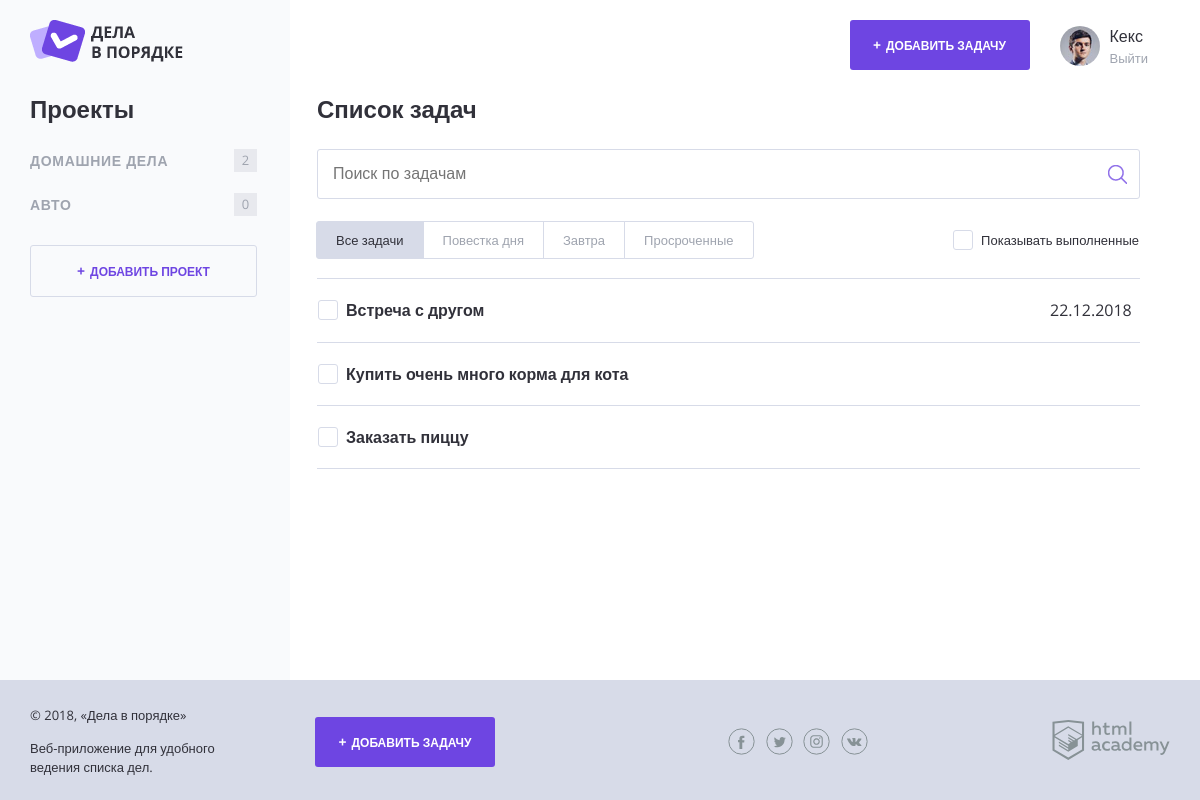
Page /index.php (signed in) on the committed database.
### tables this page shows
CREATE TABLE IF NOT EXISTS `projects` (
  `id` INT AUTO_INCREMENT PRIMARY KEY NOT NULL,
  `title` CHAR(64) NOT NULL,
  `user_id` INT NOT NULL
);

CREATE TABLE IF NOT EXISTS `tasks` (
  `id` INT AUTO_INCREMENT PRIMARY KEY NOT NULL,
  `title` VARCHAR(64) NOT NULL,
  `created` DATETIME NOT NULL,
  `done` DATETIME DEFAULT NULL,
  `status` INT DEFAULT 0,
  `file` VARCHAR(255) DEFAULT NULL,
  `deadline` DATETIME DEFAULT NULL,
  `user_id` INT NOT NULL,
  `project_id` INT

);

### src/functions.php (called while the page is built, shortened)
<?php
function include_template($name, $data) {
    $name = TEMPLATE_PATH . $name . TEMPLATE_EXTENSION;
    extract($data, EXTR_PREFIX_INVALID, 'prefix');
    require_once $name;
    $result = ob_get_clean();
    return $result;
}
function get_count_tasks($array_tasks, $project) {
    $task_count = 0;
    foreach ($array_tasks as $task) {
        ($task['project_id'] === $project) ? $task_count++ : $task_count ;
    }
    return $task_count;
}
function mark_task_important ($task) {
    if ($task['deadline'] === null) {
        return false;
    }
    $current_time = time();
    $deadline = strtotime($task['deadline']);
    $days_until_deadline = floor(($deadline - $current_time) / SECS_IN_DAY);
    return ($days_until_deadline === 0 || (!$task['status'] && $days_until_deadline < 0));
}
function set_date_format($date) {
    $date = date_create($date);
    return date_format($date, 'd.m.Y');
}

### src/db_connect.php (called while the page is built, shortened)
<?php
if (isset($_SESSION['user'])) {
    $user_id = $_SESSION['user']['id'];
}

### src/db_queries.php (called while the page is built, shortened)
<?php
function get_user_project_query($user_id) {
    $sql_projects = "SELECT `id`, `title` FROM projects WHERE `user_id` = $user_id";
    return $sql_projects;
}
function get_user_tasks_query($user_id) {
    $sql_tasks = "SELECT `id`, `title`, `created`, `status`, `file`, `deadline`, `user_id`, `project_id` FROM tasks WHERE `user_id` = $user_id";
    return  $sql_tasks;
}
function set_filter($filter_item) {
    $data["tasks-switch"] = $filter_item;
    $path = pathinfo("index.php", PATHINFO_BASENAME);
    $query = http_build_query($data);
    $url = "/" . $path . "?" . $query;
    return $url;
}

### src/db_data.php (called while the page is built, shortened)
<?php
require_once ('./src/db_utils.php');
$sql_projects = get_user_project_query($user_id);
$projects = db_select($connect, $sql_projects);
$sql_tasks = get_user_tasks_query($user_id);
$tasks = db_select($connect, $sql_tasks);
$active_tasks = $tasks;

### src/db_utils.php (called while the page is built, shortened)
<?php
 function db_select($connect, $query) {
    $result = null;
    if ($connect === false) {
        print('Ошибка подключения к базе данных: ' . mysqli_connect_error());
    }
    else {
        $mysqli = mysqli_query($connect, $query);
        if ($mysqli) {
            $result = mysqli_fetch_all($mysqli, MYSQLI_ASSOC);
        }
        else {
            show_mysql_error($connect);
        }
    }
    return $result;
};

### task-filter.php (called while the page is built, shortened)
<?php
require_once ('./src/db_utils.php');
require_once ('./src/functions.php');
$task_filter = $_GET["tasks-switch"] ?? "";

### task-status.php (called while the page is built, shortened)
<?php
require_once ('./src/functions.php');
$show_complete_tasks = 0;

### templates/index.php (the view, shortened to what this page needs)
<h2 class="content__main-heading">Список задач</h2>
<form class="search-form" action="index.php" method="GET">
    <input class="search-form__input" type="text" name="search" value="" placeholder="Поиск по задачам">
    <input class="search-form__submit" type="submit" name="" value="Искать">
</form>
<div class="tasks-controls">
    <nav class="tasks-switch">
        <a href="<?= set_filter("all"); ?>" class="tasks-switch__item
        <?php if ($task_filter == null || $task_filter === "all"): ?>tasks-switch__item--active<?php endif; ?>">Все задачи</a>
        <a href="<?= set_filter("today"); ?>" class="tasks-switch__item
        <?php if ($task_filter === "today"): ?>tasks-switch__item--active<?php endif; ?>">Повестка дня</a>
        <a href="<?= set_filter("tomorrow"); ?>" class="tasks-switch__item
        <?php if ($task_filter === "tomorrow"): ?>tasks-switch__item--active<?php endif; ?>">Завтра</a>
        <a href="<?= set_filter("delay"); ?>" class="tasks-switch__item
        <?php if ($task_filter === "delay"): ?>tasks-switch__item--active<?php endif; ?>">Просроченные</a>
    </nav>
    <label class="checkbox">
        <span class="checkbox__text">Показывать выполненные</span>
    </label>
</div>
<?php if (!empty($tasks)): ?>
<table class="tasks">
    <?php foreach ($tasks as $item): ?>
    <?php if (($show_complete_tasks && $item['status']) || !$item['status']): ?>
    <tr class="tasks__item task
        <?=$item['status'] ? 'task--completed' : '' ?>
        <?=mark_task_important($item) ? 'task--important' : ''; ?>">
        <td class="task__select">
            <label class="checkbox task__checkbox">
                <span class="checkbox__text"><?=strip_tags($item['title']); ?></span>
            </label>
        </td>
        <td class="task__file">
        </td>
        <td class="task__date">
            <?=$item['deadline'] ? set_date_format($item['deadline']) : '' ?>
        </td>
    </tr>
    <?php endif; ?>
    <?php endforeach; ?>
</table>
<?php elseif (isset($_GET['search'])): ?>
<p>Ничего не найдено по вашему запросу.</p>
<?php endif; ?>

### templates/content-side.php
<section class="content__side">
    <?php if (isset($_SESSION['user'])): ?>
    <h2 class="content__side-heading">Проекты</h2>
    <nav class="main-navigation">
        <ul class="main-navigation__list">
            <?php foreach ($projects as $item): ?>
            <li class="main-navigation__list-item">
                <a class="main-navigation__list-item-link" href="/index.php?id=<?=$item['id'];?>"><?=strip_tags($item['title']);?></a>
                <span class="main-navigation__list-item-count"><?= get_count_tasks($active_tasks, $item['id']) ?></span>
            </li>
            <?php endforeach; ?>
        </ul>
    </nav>
    <a class="button button--transparent button--plus content__side-button"
        href="../add-project.php" target="project_add">Добавить проект</a>
    <?php else: ?>
    <p class="content__side-info">Если у вас уже есть аккаунт, авторизуйтесь на сайте</p>
    <a class="button button--transparent content__side-button" href="../auth.php">Войти</a>
    <?php endif; ?>
</section>

### css/style.css (style rules this page uses)
html, body { height: 100%; }
body { position: relative; min-width: 1180px; font-size: 16px; font-family: "OpenSans", sans-serif; color: #31313a; }
a { text-decoration: none; }
.button { display: inline-block; width: 180px; padding: 17px 0; font-weight: 700; font-size: 12px; text-align: center; color: #ffffff; text-transform: uppercase; text-decoration: none; background-color: #6e45e2; border: 0; border-radius: 3px; }
.button--plus::before { content: "+"; margin-right: 5px; font-size: 14px; }
.button--transparent { color: #6e45e2; border: 1px solid #d7dbe8; }
.button--transparent, .button--transparent:hover, .button--transparent:focus, .button--transparent:active { background-color: transparent; }
.content__side { width: 260px; }
.content__side-heading { margin: 0; margin-bottom: 15px; }
.content__side-button { width: 225px; }
.main-navigation { margin-bottom: 18px; }
.main-navigation__list { margin: 0 0 0 -8px; padding: 0; list-style: none; }
.main-navigation__list-item { display: flex; align-items: center; font-size: 14px; color: #9fa4af; text-transform: uppercase; }
.main-navigation__list-item-link { flex-grow: 1; padding: 14px 8px; font-weight: bold; color: inherit; text-decoration: none; letter-spacing: 0.05em; }
.main-navigation__list-item-count { display: inline-block; min-width: 19px; min-height: 19px; margin-right: 33px; padding: 2px; font-size: 13px; line-height: 18px; text-align: center; background-color: #e8e9ee; }
.content__main-heading { margin: 0; margin-bottom: 25px; }
.search-form { position: relative; margin-bottom: 23px; }
.search-form__input { box-sizing: border-box; width: 100%; padding: 15px; border: 1px solid #d7dbe8; border-radius: 3px; }
.search-form__submit { position: absolute; top: 11px; right: 8px; width: 30px; height: 30px; font-size: 0; background: transparent url("../img/search.png") no-repeat 50% 50%; border: 0; }
.tasks-controls { display: flex; justify-content: space-between; align-items: center; margin-bottom: 19px; font-size: 13px; }
.tasks-controls .checkbox .checkbox__text { padding-top: 3px; padding-bottom: 3px; }
.tasks-switch { display: inline-flex; flex-wrap: nowrap; font-size: 13px; }
.tasks-switch__item:first-child { border-top-left-radius: 3px; border-bottom-left-radius: 3px; }
.tasks-switch__item:last-child { border-top-right-radius: 3px; border-bottom-right-radius: 3px; }
.tasks-switch__item { position: relative; display: flex; margin: -1px 0 0 -1px; padding: 9px 19px; line-height: 1.4; color: #9fa4af; white-space: nowrap; background-color: #ffffff; border: 1px solid #d7dbe8; }
.tasks-switch__item--active { color: #31313a; background-color: #d7dbe8; border-color: #d7dbe8; }
.checkbox { position: relative; display: inline-block; vertical-align: top; border: 1px solid transparent; }
.checkbox__text { position: relative; display: block; padding: 1px 0 1px 28px; }
.checkbox__text::before { content: ""; position: absolute; top: 0; left: 0; width: 18px; height: 18px; border: 1px solid #d7dbe8; border-radius: 3px; }
.checkbox__text::after { content: ""; position: absolute; top: 5px; left: 5px; display: none; width: 10px; height: 5px; border-bottom: 1px solid #7f5be5; border-left: 1px solid #7f5be5; transform: rotate(-50deg); }
.tasks { width: 100%; border-collapse: collapse; }
.tasks__item:first-child td { border-top: 1px solid #d7dbe8; }
.tasks__item td { padding: 20px 0; border-bottom: 1px solid #d7dbe8; }
.task__checkbox .checkbox__input + .checkbox__text { font-weight: bold; }
.task__select { position: relative; width: 476px; }
.task__file { width: 190px; }
.task__date { width: 80px; }

### rows in the picture
projects: title "ДОМАШНИЕ ДЕЛА", id "2"
projects: title "АВТО", id "0"
tasks: title "Встреча с другом", deadline "22.12.2018"
tasks: title "Купить очень много корма для кота"
tasks: title "Заказать пиццу"

### other values in the picture
strip_tags($_SESSION["user"]["name"]) "Кекс"
